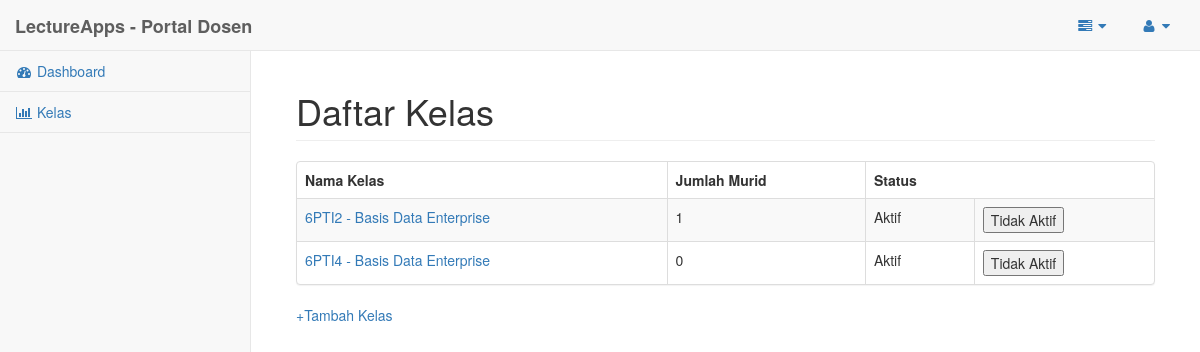
Before: /Tampilan/temp/kelas_dosen.php with the older database file.
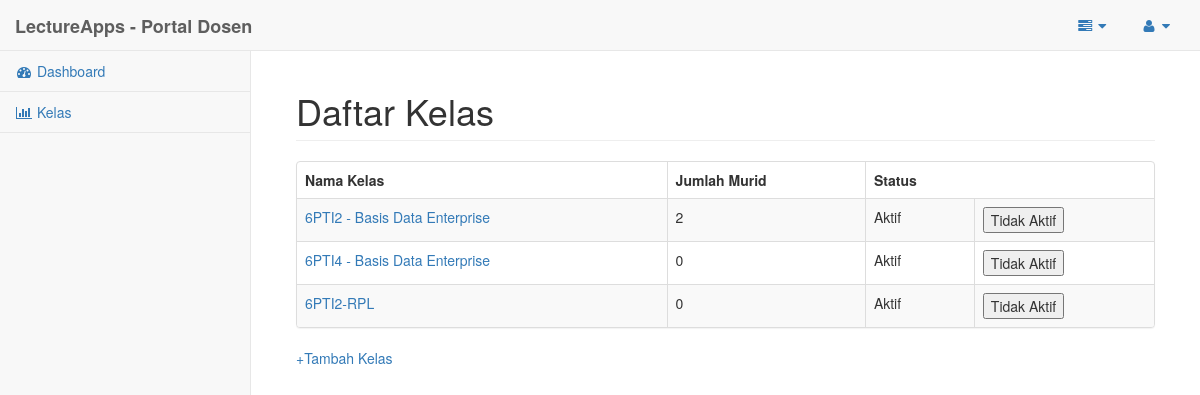
After: the same page with the newer database file.
### tables this page shows
CREATE TABLE IF NOT EXISTS `kelas` (
`idKelas` int(11) NOT NULL,
  `namaKelas` varchar(50) NOT NULL,
  `idDosen` int(11) NOT NULL,
  `deskripsiKelas` varchar(255) DEFAULT NULL,
  `statusKelas` int(11) DEFAULT NULL
);

### Tampilan/temp/kelas_dosen.php (the view, shortened to what this page needs)
<?php
	require_once('../includes/koneksi.php');
	$query = "SELECT * FROM kelas WHERE idDosen=$_SESSION[user]";
	$hasil = mysqli_query($k, $query);
?>
<!DOCTYPE html>
<html lang="en">
<head>
    <link href="../bower_components/bootstrap/dist/css/bootstrap.min.css" rel="stylesheet">
    <link href="../bower_components/metisMenu/dist/metisMenu.min.css" rel="stylesheet">
    <link href="../dist/css/sb-admin-2.css" rel="stylesheet">
    <link href="../bower_components/font-awesome/css/font-awesome.min.css" rel="stylesheet" type="text/css">
</head>
<body>
    <div id="wrapper">
        <nav class="navbar navbar-default navbar-static-top" role="navigation" style="margin-bottom: 0">
            <div class="navbar-header">
                <a class="navbar-brand" href="index.html"><b>LectureApps - Portal Dosen</b></a>
            </div>
            <ul class="nav navbar-top-links navbar-right">
                <li class="dropdown">
                    <a class="dropdown-toggle" data-toggle="dropdown" href="#">
                        <i class="fa fa-tasks fa-fw"></i>  <i class="fa fa-caret-down"></i>
                    </a>
                </li>
                <li class="dropdown">
                    <a class="dropdown-toggle" data-toggle="dropdown" href="#">
                        <i class="fa fa-user fa-fw"></i>  <i class="fa fa-caret-down"></i>
                    </a>
                </li>
            </ul>
            <div class="navbar-default sidebar" role="navigation">
                <div class="sidebar-nav navbar-collapse">
                    <ul class="nav" id="side-menu">
                        <li>
                            <a href="dosen.php"><i class="fa fa-dashboard fa-fw"></i> Dashboard</a>
                        </li>
                        <li>
                            <a href="#"><i class="fa fa-bar-chart-o fa-fw"></i> Kelas</a>
                        </li>
                    </ul>
                </div>
            </div>
        </nav>
        <div id="page-wrapper">
            <div class="container-fluid">
                <div class="row">
                    <div class="col-lg-12">
                        <h1 class="page-header">Daftar Kelas</h1>
                    </div>
                </div>
				<div class="panel panel-default">
					<div class="table-responsive">
						<table class="table table-striped table-bordered table-hover">
							<thead>
								<tr>
									<th>Nama Kelas</th>
									<th>Jumlah Murid</th>
									<th>Status</th>
								</tr>
							</thead>
							<tbody>
<?php
	while ($b = mysqli_fetch_assoc($hasil)){
		$query2="SELECT * FROM kelasDtl WHERE idKelas=$b[idKelas]";
		$hasil2= mysqli_query($k, $query2);
		$jumlah= mysqli_num_rows($hasil2);
?>
		<tr>
			<td>
				<a href="kelas_detail.php?idkelas=<?php echo $b['idKelas']?>"><?php echo $b['namaKelas']; ?></a>
			</td>
			<td>
				<?php echo $jumlah; ?>
			</td>
			<td>
				<?php
					if($b['statusKelas']==0){
						echo "Tidak Aktif";
					}else{
						echo "Aktif";
					}
				?>
			</td>
			<td>
				<?php
					if($b['statusKelas']==1){
				?>
						<form action='kelas_nonaktif.php?idKelas=<?php echo $b['idKelas'] ?>' method='POST'>
							<input type="submit" name="nonaktifkanKelas" value="Tidak Aktif" />
						</form>
				<?php
					}else{
				?>
						<form action='kelas_aktif.php?idKelas=<?php echo $b['idKelas'] ?>' method='POST'>
							<input type="submit" name="aktifkanKelas" value="Aktif" />
						</form>
				<?php
					}
				?>
			</td>
		</tr>
<?php
	}
?>
							</tbody>
						</table>
					</div>
				</div>
				<a href='kelas_tambah.php?idDosen=<?php echo $_SESSION['user']; ?>'>+Tambah Kelas</a>
            </div>
        </div>
    </div>
</body>
</html>

Changed rows visible on the page:
changed kelas "6PTI2 - Basis Data Enterprise": jumlah "1" → "2"
added kelas: namaKelas "6PTI2-RPL", jumlah "0", statusKelas "Aktif"
